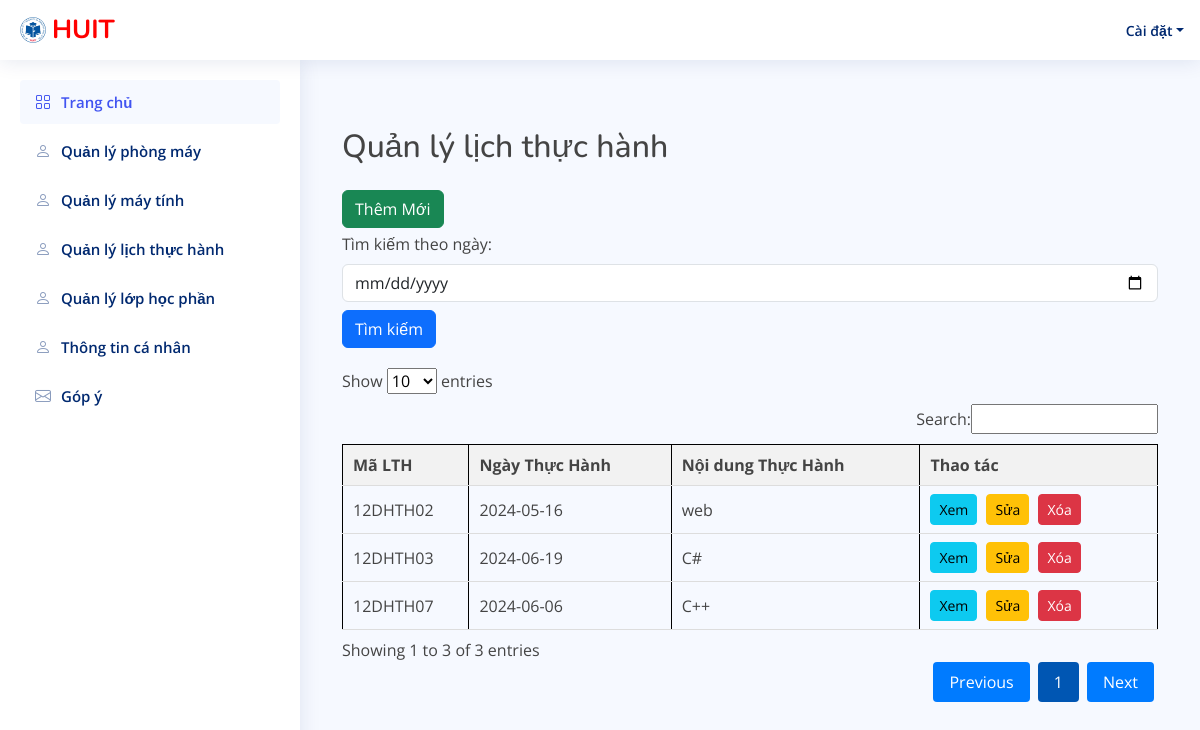
Screenshot of /DoAn_QLyPMT_Nhom11/lichThucHanh_index.php with the database file from the repository.
### tables this page shows
CREATE TABLE `lichthuchanh` (
  `maLTH` varchar(30) NOT NULL,
  `ngayTH` date DEFAULT NULL,
  `noidungTH` varchar(30) DEFAULT NULL,
  `maPM` varchar(30) NOT NULL
);

CREATE TABLE `ct_thuchanh` (
  `maLTH` varchar(30) NOT NULL,
  `maGV` varchar(30) NOT NULL,
  `ngayTH` date DEFAULT NULL,
  `hotenGV` varchar(30) DEFAULT NULL,
  `ca` varchar(30) DEFAULT NULL,
  `gioBD` time DEFAULT NULL,
  `gioKT` time DEFAULT NULL
);

### DoAn_QLyPMT_Nhom11/lichThucHanh_index.php (the view, shortened to what this page needs)
<!DOCTYPE html>
<html lang="en">
<head>
  <link href="assets/vendor/bootstrap/css/bootstrap.min.css" rel="stylesheet">
  <link href="assets/vendor/bootstrap-icons/bootstrap-icons.css" rel="stylesheet">
  <link href="assets/vendor/boxicons/css/boxicons.min.css" rel="stylesheet">
  <link href="assets/vendor/quill/quill.snow.css" rel="stylesheet">
  <link href="assets/vendor/quill/quill.bubble.css" rel="stylesheet">
  <link href="assets/vendor/remixicon/remixicon.css" rel="stylesheet">
  <link href="assets/vendor/simple-datatables/style.css" rel="stylesheet">
  <link href="assets/css/style.css" rel="stylesheet">
</head>
<body>
<?php
    include 'header.php';
    include 'sidebar.php';
?>
<main id="main" class="main">
    <div class="container mt-5">
            <h2 class="mb-4">Quản lý lịch thực hành</h2>
            <button class="btn btn-success" onclick="openAddModal()">Thêm Mới</button>
            <br>
            <label for="searchInput" class="form-label mt-1">Tìm kiếm theo ngày:</label>
             <input type="date" class="form-control" id="searchInput" name="searchInput">
            <button type="submit" class="btn btn-primary mt-2" onclick="searchByDate()">Tìm kiếm</button>
            <table id="lichthuchanhTable" class="mb-2">
                <thead>
                      <tr>
                        <th>Mã LTH</th>
                        <th>Ngày Thực Hành</th>
                        <th>Nội dung Thực Hành</th>
                        <th>Thao tác</th>
                    </tr>
                </thead>
                <tbody>
                    <?php
                    $sql = "SELECT * FROM lichthuchanh,ct_thuchanh WHERE lichthuchanh.maLTH = ct_thuchanh.maLTH";
                    $result = $conn->query($sql);
                    if ($result->num_rows > 0) {
                        while($row = $result->fetch_assoc()) { ?>
                            <tr>
                            <td><?= htmlspecialchars($row['maLTH'])?> </td>
                            <td><?= htmlspecialchars($row['ngayTH'])?></td>
                            <td><?= htmlspecialchars($row['noidungTH'])?></td>
                            <td>
                                    <a href="lichThucHanh_detail.php?maLTH=<?= urlencode($row['maLTH']) ?>" class="btn btn-sm btn-info">Xem</a>
                                    <a href="#" class="btn btn-sm btn-warning" onclick="openEditModal('<?= htmlspecialchars($row['maLTH']) ?>', '<?= htmlspecialchars($row['ngayTH']) ?>', '<?= htmlspecialchars($row['noidungTH']) ?>', '<?= htmlspecialchars($row['maGV']) ?>', '<?= htmlspecialchars($row['ca']) ?>')">Sửa</a>
                                    <a href="lichThucHanh_del.php?maLTH=<?= urlencode($row['maLTH']) ?>" onclick="return confirm('Bạn có chắc chắn muốn xóa?')" class="btn btn-sm btn-danger">Xóa</a>
                            </tr>
                            <?php
                        }
                    } else {
                        echo "<tr><td colspan='4'>Không có dữ liệu</td></tr>";
                    }
                    ?>
                </tbody>
            </table>
    </div>
</main>
</body>
</html>

### DoAn_QLyPMT_Nhom11/assets/css/style.css (style rules this page uses)
:root { scroll-behavior: smooth; }
body { font-family: "Open Sans", sans-serif; background: #f6f9ff; color: #444444; }
a { color: #4154f1; text-decoration: none; }
h1, h2, h3, h4, h5, h6 { font-family: "Nunito", sans-serif; }
#main { margin-top: 60px; padding: 20px 30px; transition: all 0.3s; }
@media (min-width: 1200px) { #main, #footer { margin-left: 300px; } }

### DoAn_QLyPMT_Nhom11/lichThucHanh_index.php (style rules this page uses)
table { border: 1px solid black; width: 100%; border-collapse: collapse; margin-top: 20px; }
th, td { border: 1px solid black; padding: 12px 15px; text-align: left; border-bottom: 1px solid #ddd; padding: 8px 10px; }
th { background-color: #f2f2f2; font-weight: bold; }
.btn { margin-right: 5px; }

### rows the page displays
lichthuchanh: ct_thuchanh.maLTH "12DHTH02", ct_thuchanh.ngayTH "2024-05-16", noidungTH "web"
lichthuchanh: ct_thuchanh.maLTH "12DHTH03", ct_thuchanh.ngayTH "2024-06-19", noidungTH "C#"
lichthuchanh: ct_thuchanh.maLTH "12DHTH07", ct_thuchanh.ngayTH "2024-06-06", noidungTH "C++"
